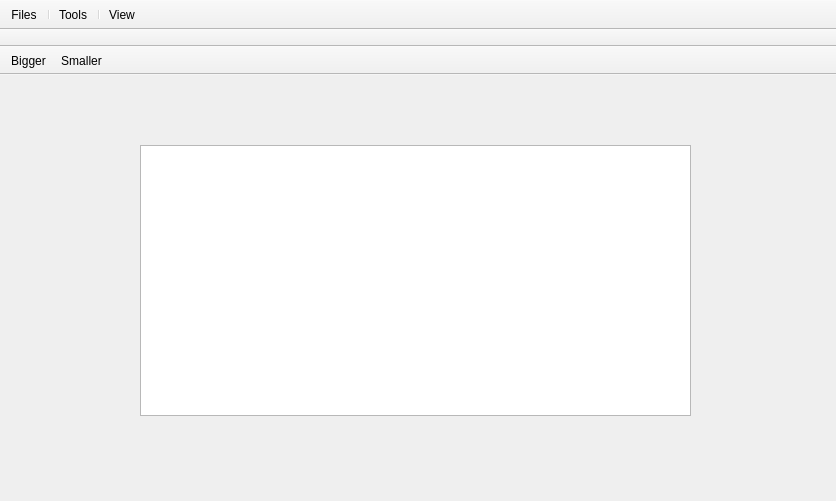
<?xml version="1.0" encoding="UTF-8"?>
<ui version="4.0">
 <class>MainWindow</class>
 <widget class="QMainWindow" name="MainWindow">
  <property name="geometry">
   <rect>
    <x>0</x>
    <y>0</y>
    <width>836</width>
    <height>501</height>
   </rect>
  </property>
  <property name="windowTitle">
   <string>MainWindow</string>
  </property>
  <widget class="QWidget" name="centralwidget">
   <widget class="QGraphicsView" name="drawableArea">
    <property name="geometry">
     <rect>
      <x>140</x>
      <y>70</y>
      <width>551</width>
      <height>271</height>
     </rect>
    </property>
    <property name="layoutDirection">
     <enum>Qt::LeftToRight</enum>
    </property>
   </widget>
  </widget>
  <widget class="QToolBar" name="menu">
   <property name="windowTitle">
    <string>toolBar</string>
   </property>
   <property name="movable">
    <bool>false</bool>
   </property>
   <property name="floatable">
    <bool>false</bool>
   </property>
   <attribute name="toolBarArea">
    <enum>TopToolBarArea</enum>
   </attribute>
   <attribute name="toolBarBreak">
    <bool>false</bool>
   </attribute>
   <addaction name="actionFiles"/>
   <addaction name="separator"/>
   <addaction name="actionTools"/>
   <addaction name="separator"/>
   <addaction name="actionView"/>
  </widget>
  <widget class="QToolBar" name="barTools">
   <property name="windowTitle">
    <string>toolBar</string>
   </property>
   <property name="movable">
    <bool>false</bool>
   </property>
   <attribute name="toolBarArea">
    <enum>TopToolBarArea</enum>
   </attribute>
   <attribute name="toolBarBreak">
    <bool>true</bool>
   </attribute>
  </widget>
  <widget class="QToolBar" name="barView">
   <property name="windowTitle">
    <string>toolBar_2</string>
   </property>
   <property name="movable">
    <bool>false</bool>
   </property>
   <attribute name="toolBarArea">
    <enum>TopToolBarArea</enum>
   </attribute>
   <attribute name="toolBarBreak">
    <bool>true</bool>
   </attribute>
   <addaction name="actionBigger"/>
   <addaction name="actionSmaller"/>
  </widget>
  <action name="actionBigger">
   <property name="text">
    <string>Bigger</string>
   </property>
   <property name="toolTip">
    <string>Bigger</string>
   </property>
  </action>
  <action name="actionTools">
   <property name="text">
    <string>Tools</string>
   </property>
   <property name="toolTip">
    <string>Tools</string>
   </property>
  </action>
  <action name="actionFiles">
   <property name="text">
    <string>Files</string>
   </property>
   <property name="toolTip">
    <string>Files</string>
   </property>
  </action>
  <action name="actionView">
   <property name="text">
    <string>View</string>
   </property>
   <property name="toolTip">
    <string>View</string>
   </property>
  </action>
  <action name="actionSmaller">
   <property name="text">
    <string>Smaller</string>
   </property>
   <property name="toolTip">
    <string>Smaller</string>
   </property>
  </action>
 </widget>
 <resources/>
 <connections/>
</ui>
